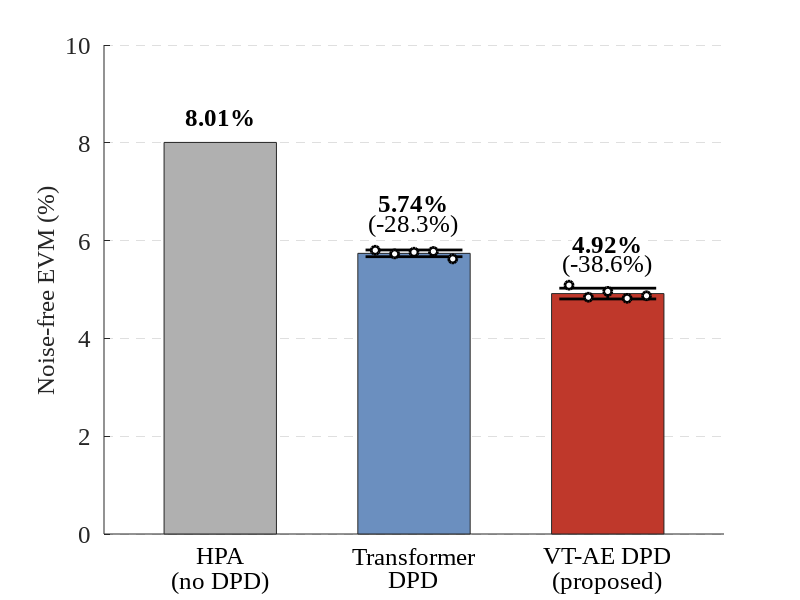

Here is the MATLAB script that generated this plot:
%% Fig. 1: EVM of the uncompensated HPA, Transformer DPD, and VT-AE DPD
% 16-QAM OFDM, memory-polynomial HPA, IBO = 8 dB (noise-free, time domain)
clear; close all;

%% 설정
show_title     = false;   % IEEE 논문은 캡션을 쓰므로 그림 안 제목은 끄는 것을 권장
show_reduction = true;    % 막대 위에 보상 전 대비 감소율 표시
font_name      = 'Times New Roman';
font_size      = 18;
bar_w          = 0.58;    % 막대 폭

%% 데이터 (평가 로그 값)

evm_hpa = 8.0078;                                % 잡음 없는 EVM [%]: HPA
% 잡음 없는 EVM [%], 5회 독립 학습 (seed none, 2, 3, 4, 5)
runs_T = [5.8025, 5.7288, 5.7626, 5.7777, 5.6259];   % Transformer
runs_V = [5.0886, 4.8421, 4.9614, 4.8196, 4.8719];   % VT-AE

%% ===================== 1) EVM 막대 =====================
mu  = [evm_hpa, mean(runs_T), mean(runs_V)];      % 막대 = 평균
sd  = [0, std(runs_T), std(runs_V)];              % 오차 막대 = 표준편차 (n-1 정규화)
top = [evm_hpa, max(runs_T), max(runs_V)];        % 값 표시 위치
R   = {[], runs_T, runs_V};

redu    = (mu(1) - mu) / mu(1) * 100;              % 보상 전 대비 감소율 [%]

%% 그림
line1  = {'HPA',      'Transformer', 'VT-AE DPD'};  % x축 라벨 첫 줄
line2  = {'(no DPD)', 'DPD',         '(proposed)'}; % x축 라벨 둘째 줄
colors = [0.69 0.69 0.69;      % HPA
    0.42 0.56 0.75;      % Transformer
    0.75 0.22 0.17];     % VT-AE

for i = 1:3
    % 막대 (rectangle로 그려 MATLAB·Octave 모두 같은 모양이 되도록 함)
    rectangle('Position', [i - bar_w/2, 0, bar_w, mu(i)], ...
        'FaceColor', colors(i,:), 'EdgeColor', [0.15 0.15 0.15], 'LineWidth', 0.6);
    % 막대 위 값 라벨
    if show_reduction && i > 1
        text(i, mu(i) + 0.85, sprintf('%.2f%%', mu(i)), 'HorizontalAlignment', 'center', ...
            'VerticalAlignment', 'bottom', 'FontName', font_name, 'FontSize', font_size, 'FontWeight', 'bold', 'BackgroundColor', 'w', 'Margin', 0.5);
        text(i, mu(i) + 0.35, sprintf('(%.1f%%)', -redu(i)), 'HorizontalAlignment', 'center', ...
            'VerticalAlignment', 'bottom', 'FontName', font_name, 'FontSize', font_size, 'BackgroundColor', 'w', 'Margin', 0.5);
    else
        text(i, mu(i) + 0.35, sprintf('%.2f%%', mu(i)), 'HorizontalAlignment', 'center', ...
            'VerticalAlignment', 'bottom', 'FontName', font_name, 'FontSize', font_size, 'FontWeight', 'bold', 'BackgroundColor', 'w', 'Margin', 0.5);
    end
    % 두 줄 x축 라벨
    text(i, -0.25, line1{i}, 'HorizontalAlignment', 'center', 'VerticalAlignment', 'top', ...
        'FontName', font_name, 'FontSize', font_size);
    text(i, -0.75, line2{i}, 'HorizontalAlignment', 'center', 'VerticalAlignment', 'top', ...
        'FontName', font_name, 'FontSize', font_size);
end
hold on
for i = 2:3                                       % 오차 막대(표준편차)와 각 학습 결과(점)
    plot([i i], mu(i) + sd(i) * [-1 1], 'k-', 'LineWidth', 2);
    plot(i + 0.25 * [-1 1], (mu(i) - sd(i)) * [1 1], 'k-', 'LineWidth', 2);
    plot(i + 0.25 * [-1 1], (mu(i) + sd(i)) * [1 1], 'k-', 'LineWidth', 2);
    xs = i + linspace(-0.2, 0.2, numel(R{i}));
    plot(xs, R{i}, 'o', 'MarkerSize', 6, 'MarkerFaceColor', 'w', 'MarkerEdgeColor', 'k', 'LineWidth', 2);
end

set(gca, 'XTick', 1:3, 'XTickLabel', {}, 'XLim', [0.4 3.6], 'YLim', [0 10], 'YTick', 0:2:14, ...
    'FontName', font_name, 'FontSize', font_size, 'LineWidth', 0.6, ...
    'YGrid', 'on', 'GridLineStyle', '--', 'Layer', 'bottom');   % 격자를 막대 뒤로
ylabel('Noise-free EVM (%)', 'FontName', font_name, 'FontSize', font_size);
if show_title
    title('EVM comparison (16-QAM, IBO = 1 dB)', 'FontName', font_name, 'FontSize', font_size);
end
